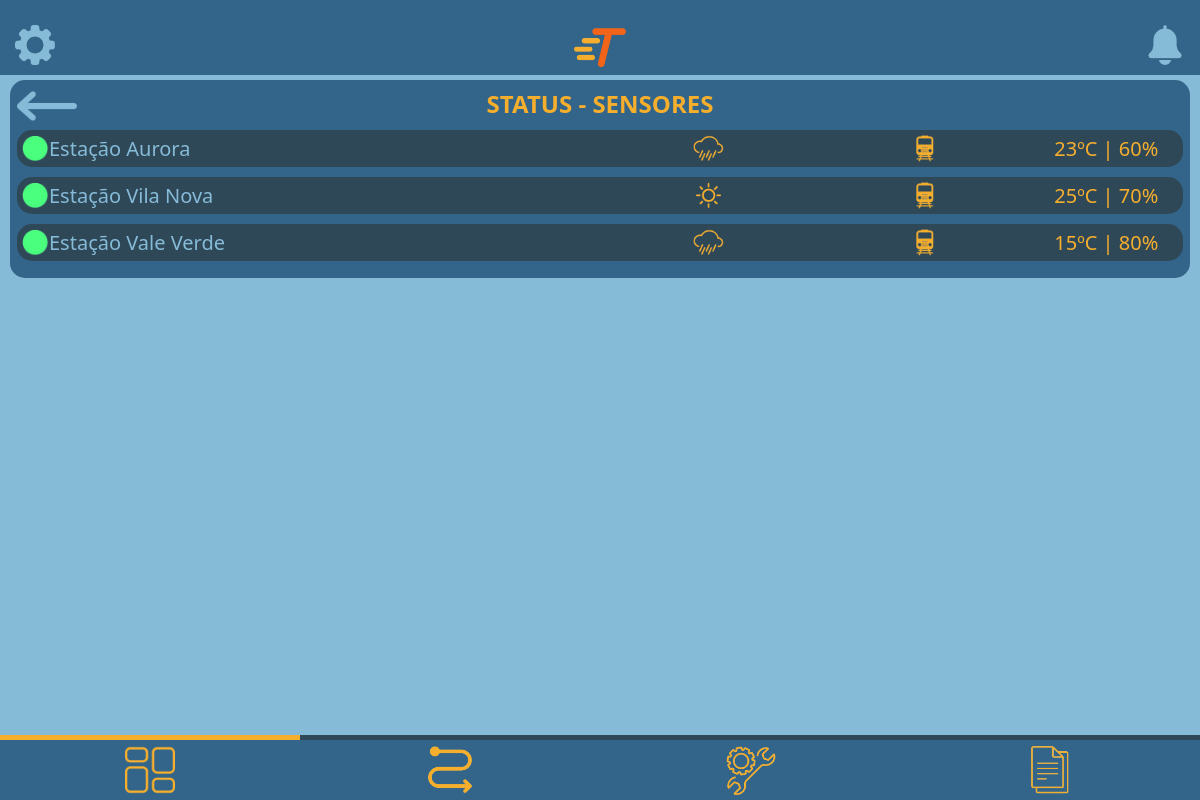
The app's page /sistema/private/user/dashboard/statusEstacoes.php (signed in) with its own data.
### tables this page shows
CREATE TABLE estacoes(
	id INT AUTO_INCREMENT NOT NULL PRIMARY KEY,
    nomeEstacao ENUM('Estação Aurora', 'Estação Vila Nova', 'Estação Vale Verde', 'Estação São Pedro') NOT NULL,
    temperatura DECIMAL NOT NULL,
    umidade DECIMAL NOT NULL,
    estaChovendo BOOLEAN NOT NULL
);

### sistema/private/user/dashboard/statusEstacoes.php (the view, shortened to what this page needs)
<?php
include '../../conexao/conexao.php';
$sqlEstacoes = 'SELECT id, nomeEstacao, temperatura, estaChovendo, umidade FROM estacoes';
$resultEstacoes = $conn->query($sqlEstacoes);
?>
<!DOCTYPE html>
<html lang="pt-BR">
<head>
    <link rel="stylesheet" href="../../../style/style.css">
</head>
<body>
    <header class="headerPrincipal">
    <a href="../../../private/<?php if($_SESSION['tipo'] == 'admin'){echo 'admin/config/configAdmin.php';} else {echo 'user/config/configFuncionario.php';}?>"><img src="../../../assets/icons/header/engrenagemIcone.png" alt="Configurações"></a>
    <img src="../../../assets/logos/logoPequena.png" alt="Logo">
    <a href="../alertas.php"><img src="../../../assets/icons/header/sinoIcone.png" alt="Notificações"></a>
</header>
    <main>
        <section class="secaoInfo">
            <div id="tituloDados">
                <a href="dashboard.php"><img src="../../../assets/icons/header/setaEsquerda.png" alt=""></a>
            <div class="textoCentral"><h2>STATUS - SENSORES</h2></div>
            </div>
            <?php
            while ($row = $resultEstacoes->fetch_assoc()) {
                $id = $row['id'];
                $queryTrem = "SELECT idEstacao FROM trens WHERE idEstacao = $id";
                $existeTrem = ($conn->query($queryTrem))->fetch_assoc();
                echo "
                <div class='dadoStatusEstacoes'>
                <div>
                    <img src='../../../assets/icons/dashboard/circuloVerdeIcone.png' alt='simboloStatusVerde'>
                    <p>{$row['nomeEstacao']}</p>
                </div>
                <div>";
                if($row['estaChovendo']){
                    echo "<div class='iconeETempStatusEstacoes'><img src='../../../assets/icons/dashboard/chuvaIcone.png' alt='Ícone de chuva'></div>";
                }else{
                    echo "<div class='iconeETempStatusEstacoes'><img src='../../../assets/icons/dashboard/solIcone.png' alt='Ícone de sol'></div>";
                }
                if($existeTrem){
                    echo "<div class='iconeETempStatusEstacoes'><img src='../../../assets/icons/dashboard/comTremIcone.png' alt='Ícone de trem'></div>";
                }else{
                    echo "<div class='iconeETempStatusEstacoes'><img src='../../../assets/icons/dashboard/semTremIcone.png' alt='Ícone de sem trem'></div>";
                }
                    echo "
                    <p class='iconeETempStatusEstacoes'>{$row['temperatura']}ºC | {$row['umidade']}%</p>
                </div>
            </div>
                ";
            }
            ?>
        </section>
    </main>
    <footer class="footerPrincipal">
        <div class="barraLinhaSelecao">
            <div class="linhaAmarela linhaPos1"></div>
        </div>
        <div class="navbar">
            <a href="../dashboard/dashboard.php"><img src="../../../assets/icons/footer/dashboardIcone.png" alt="Dashboard"></a>
            <a href="../gerenciadorDeRotas/gerenciarRotas.php"><img src="../../../assets/icons/footer/rotasIcone.png" alt="Rotas"></a>
            <a href="../manutencao/manutencao.php"><img src="../../../assets/icons/footer/manutencaoIcone.png" alt="Manutenção"></a>
            <a href="../relatorios/relatorios.php"><img src="../../../assets/icons/footer/relatoriosIcone.png" alt="Relatórios"></a>
        </div>
    </footer>
</body>
</html>

### sistema/style/style.css (style rules this page uses)
:root { --corAzulNormal: #33658a; --corAzulEscuro: #2f4858; --corAmarelo: #f6ae2d; --corAzulClaro: #86bbd8; --fonte-Segoe: 'Segoe UI', Tahoma, Geneva, Verdana, sans-serif; --fonte-OpenSans: OpenSans, Arial, Helvetica, sans-serif; --corLaranja: #f26419; }
.textoCentral { text-align: center; }
body { background-color: var(--corAzulClaro); margin: 0; min-height: 100vh; font-family: var(--fonte-Segoe); }
.headerPrincipal { background-color: var(--corAzulNormal); display: flex; justify-content: space-between; align-items: center; position: relative; padding: 25px 15px 5px 15px; }
.headerPrincipal img { height: 40px; }
.footerPrincipal { position: fixed; width: 100%; bottom: 0; }
.footerPrincipal .navbar { background-color: var(--corAzulNormal); justify-content: center; display: flex; }
.navbar img { margin: 5px 17px; height: 50px; }
.navbar a { width: 25%; display: flex; justify-content: center; }
.barraLinhaSelecao { background-color: var(--corAzulEscuro); }
.linhaAmarela { background-color: var(--corAmarelo); padding-top: 5px; }
.linhaPos1 { margin-right: 75%; }
.secaoInfo { background-color: var(--corAzulNormal); border-radius: 15px; margin: 5px 10px; padding: 7px; text-align: center; }
.secaoInfo h2 { color: var(--corAmarelo); margin: 0 0 10px 0; }
#tituloDados { display: flex; align-items: center; width: 100%; }
#tituloDados h2 { justify-content: center; }
#tituloDados img { width: 60px; }
#tituloDados div { width: 100%; margin-right: 60px; }
.dadoStatusTrens img, .dadoStatusEstacoes img { height: 27px; }
.dadoStatusTrens p, .dadoStatusEstacoes p { margin: 0; }
.dadoStatusEstacoes { display: flex; background-color: #2f4858; color: #86bbd8; align-items: center; font-size: 20px; font-weight: 500; padding: 5px; border-radius: 15px; margin-bottom: 10px; }
.dadoStatusEstacoes div { display: flex; align-items: center; width: 50%; }
.iconeETempStatusEstacoes { display: flex; justify-content: center; text-align: center; width: 33%; color: #f6ae2d; }

### records on screen
estacoes: nomeEstacao "Estação Aurora", estaChovendo 1 (drawn), temperatura "23", umidade "60"
estacoes: nomeEstacao "Estação Vila Nova", estaChovendo 0 (drawn), temperatura "25", umidade "70"
estacoes: nomeEstacao "Estação Vale Verde", estaChovendo 1 (drawn), temperatura "15", umidade "80"
